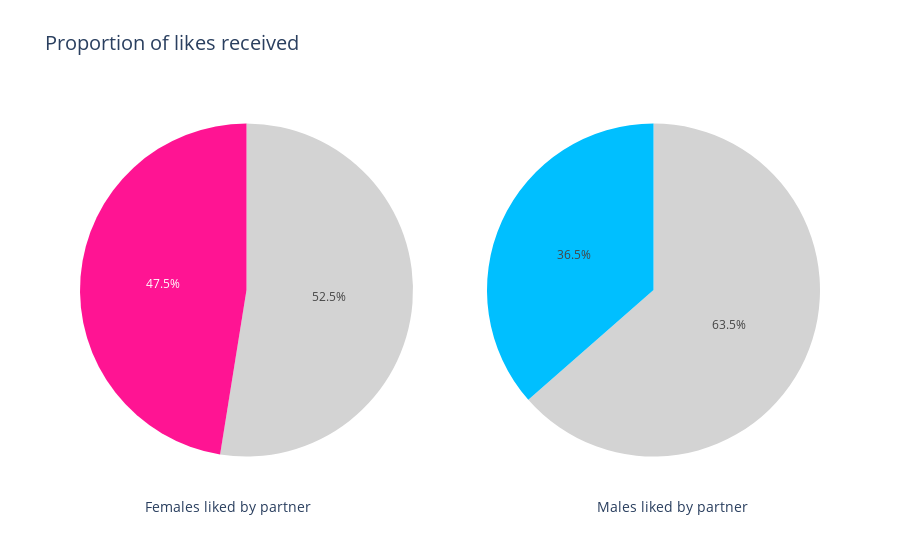

Write notebook code for a chart like this one.
### Code cell
# Defining colors
female_colors = ['deeppink', 'lightgrey']
male_colors = ['deepskyblue', 'lightgrey']

# Creating subplots
fig = make_subplots(rows=1, cols=2, specs=[[{'type': 'domain'}, {'type': 'domain'}]],
                    subplot_titles=['Percentage of women liked: {}%'.format(female_liked_percent),
                                    'Percentage of men liked: {}%'.format(male_liked_percent)])

# Adding pie charts to the subplots
fig.add_trace(go.Pie(labels=df_female['liked_by_partner'], values=df_female['counts'], name="",
                      marker=dict(colors=female_colors), showlegend=False), 1, 1)
fig.add_trace(go.Pie(labels=df_male['liked_by_partner'], values=df_male['counts'], name="",
                      marker=dict(colors=male_colors), showlegend=False), 1, 2)

# Adding annotations
fig.update_layout(annotations=[dict(text='Females liked by partner', x=0.2, y=-0.1, font=dict(size=14)),
                               dict(text='Males liked by partner', x=0.8, y=-0.1, font=dict(size=14))])

# Adding title
fig.update_layout(title_text="Proportion of likes received", title_font_size=20)

fig.show()

### Figure 1 — Plotly figure (JSON) as saved in the notebook; plotly's stock layout.template omitted (floating-point values rounded to 4 significant figures)
{"data": [{"domain": {"x": [0, 0.45], "y": [0, 1]}, "labels": ["liked", "not liked"], "marker": {"colors": ["deeppink", "lightgrey"]}, "name": "", "showlegend": false, "type": "pie", "values": [1986, 2198]}, {"domain": {"x": [0.55, 1], "y": [0, 1]}, "labels": ["liked", "not liked"], "marker": {"colors": ["deepskyblue", "lightgrey"]}, "name": "", "showlegend": false, "type": "pie", "values": [1529, 2665]}], "layout": {"annotations": [{"font": {"size": 14}, "showarrow": false, "text": "Females liked by partner", "x": 0.2, "xanchor": "center", "xref": "paper", "y": -0.1, "yanchor": "bottom", "yref": "paper"}, {"font": {"size": 14}, "showarrow": false, "text": "Males liked by partner", "x": 0.8, "xanchor": "center", "xref": "paper", "y": -0.1, "yanchor": "bottom", "yref": "paper"}], "title": {"font": {"size": 20}, "text": "Proportion of likes received"}}}
